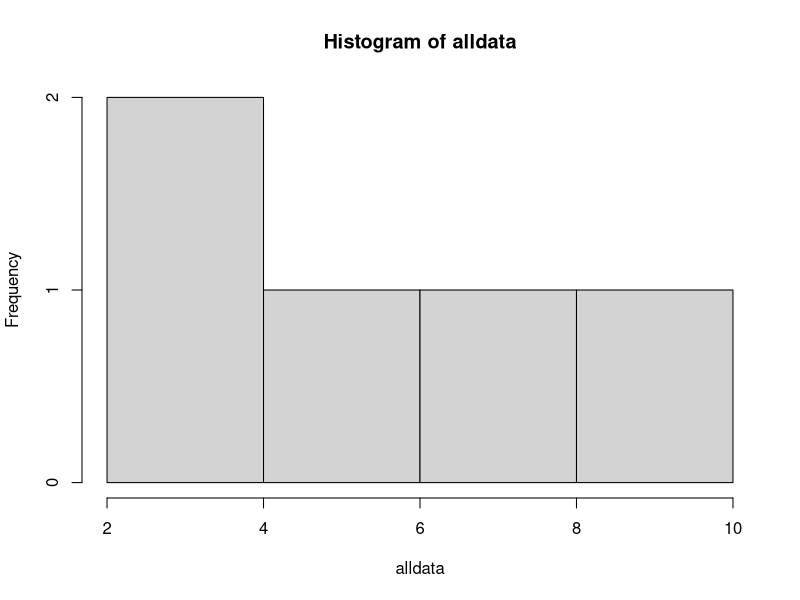
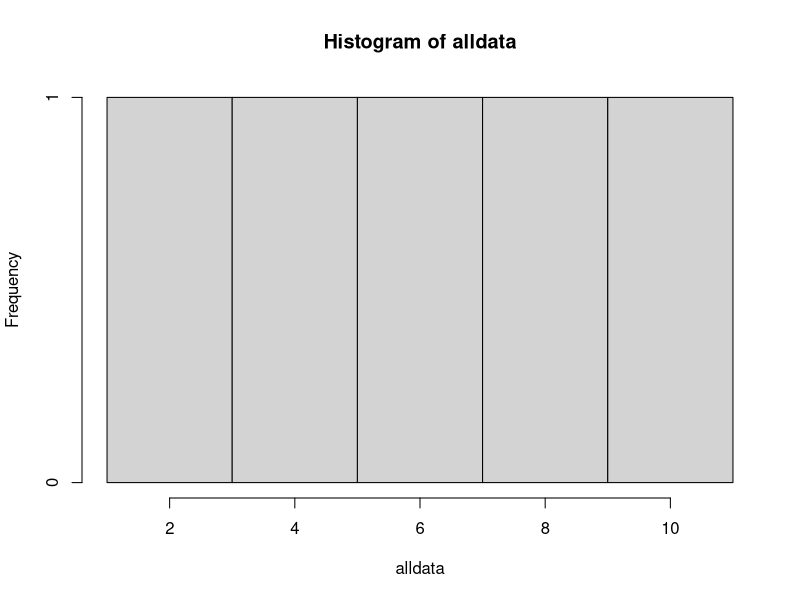

Recreate these plots in R, in order.
# 보건의료통계학 - 부산대학교 김남권 교수

################################################################################
# 5강. 기술통계 1
################################################################################

# 이 강의는 R 기본 함수만 사용하므로 별도 패키지와 데이터 파일이 필요 없습니다.

# 표본 수 계산(Sampling 2개)

alldata <- c(2,4,6,8,10)

summary(alldata)

table(alldata)

hist(alldata)

hist(alldata, breaks = c(1, 3, 5, 7, 9, 11))

N = length(alldata)

# 조건문 : if, else if, else, ifelse

score = 95

if(score >=96) {
  print("A+ 입니다.")
} else if(score>=90){
  print("A 입니다.")
} else {
  print("B+ 이하입니다.")
}

# 반복문 : for, while, repeat break

a <- rnorm(100)
a

head(a)

for (i in 1:10) {
  print(a[i])
}


i = 1
while (i <=5) {
  print(i)
  i <- i + 1
}

i = 1
repeat {
  print(i)
  i <- i + 1
  if(i>7) {
    break
  }
}

for (i in 1:5) {
  if (i %% 2 !=0 ) {
    next
  }
  print(i)
}


for (i in 2:9) {
  cat("==", i, "단 ==\n")
  for (j in 1:9) {
    cat(i,"x",j,"=", i*j, "\n")
  }

}


# gogodan(3) 로 3단의 구구단이 출력되도록 구구단 함수식을 만들어 보세요.



# 5-1. Exam : 혈청철분치의 평균과 표준편차가 120과 10인 경우, 정상 남자 100명
# 어느 확률표본의 평균이 100ml당 118와 122사이에 있을 확률은?(p23)

stat5_1 <- function(mu,sigma,n, a, b){
  p <- pnorm(q=c(a), mean=mu, sd=sigma/sqrt(n)) - pnorm(q=c(b), mean=mu, sd=sigma/sqrt(n))
  print(p)
}

stat5_1(120,10,100,122,118)

# 문제 : 위의 경우에 119와 121 사이에 있을 확률은?

# 답안 :

stat5_1(120,10, 100, 121, 119)

# 5-2. 두 표본평균 간 차이의 분포와 확률계산(p.24)

# 정신지체가 있는 1집단, 정상인 2집단, 두 집단의 지능점수의 분포는 표준편차 20으로
# 거의 정규분포를 함.
# 각각의 집단에서 크기 15명의 표본을 구해서 각각 지능점수의 표본평균을 구하면
# x1=92. x2=105가 된다. 만일 이 두 집단 사이에 차이가 없다면 이 이상의 차이를 갖게 될 확률은?


stat5_2 <- function(n1,n2,sd1,sd2,dif,x1,x2){
  z <- ((x1-x2)-dif)/(sqrt((sd1^2/n1)+(sd2^2/n2)))
  p <- 1- pnorm(q=c(z), mean=0, sd=1)
  print(z)
  print(p)
}

stat5_2(15,15,20,20,0,105,92)

# 문제 : 위의 경우에 표본 평균이 x1=92, x2=100 인 경우 이 이상의 차이가 날 확률은?

# 답안 :

# 5-3. 표본비율의 분포와 확률계산

# 어떤 인구집단에 있어 0.08이 색맹이라고 하자. 모집단의 비율을 p라고 표시한다면
# 이 보기에서는 p=0.08이라고 말할 수 있음.
# 우리가 이 모집단으로부터 150명을 확률적으로 추출한다면
# 그 표본에서 색맹일 확률이 0.15정도보다 클 확률은?

stat5_3 <- function(phat, p, n){
  z <- (phat-p)/sqrt(p*(1-p)/n)
  p <- 1-pnorm(q=c(z), mean=0, sd=1)
  print(z)
  print(p)
}

stat5_3(0.15,0.08,150)

# 문제 : 그 표본에서 색맹일 확률이 0.2정도보다 클 확률은?

# 답안 :


# 5-4. 두 표본 비율간 차이의 분포와 확률계산

# 제 1집단에서 마약류를 사용하는 사람들의 비율이 0.5이고, 제 2집단에서 0.33이라고 하자.
# 각각의 모집단으로부터 크기가 100인 표본을 뽑았을 때 차이가 0.3 이상이 될 확률은?

stat5_4 <- function(p1, p2, n1, n2, diff){
  d <- p1-p2
  z <- (diff-d)/sqrt((p1*(1-p1)/n1)+(p2*(1-p2)/n2))
  p <- 1-pnorm(q=c(z), mean=0, sd=1)
  print(d)
  print(z)
  print(p)
}

stat5_4(0.5,0.33,100,100,0.3)

# 문제 : 위에서 차이가 0.4 이상일 확률은?

# 답안 :


# 5-5. 이항확률분포의 확률계산

# 어떤 인구집단의 모든 출생기록의 52%가 남자아이 이다.
# 이 인구집단에서 다섯개의 출생기록을 확률적으로 추출하였을 때 그 중 3명이 남자 아이일 확률은?


stat5_5 <- function(n, x, p){
  pr <- (choose(n, x))*(p^x)*((1-p)^(n-x))
  print(pr)
}

stat5_5(5, 3, 0.52)

# 문제 : 1명이 남자 아이일 확률은?

# 답안 :

stat5_5(5, 1, 0.52)
